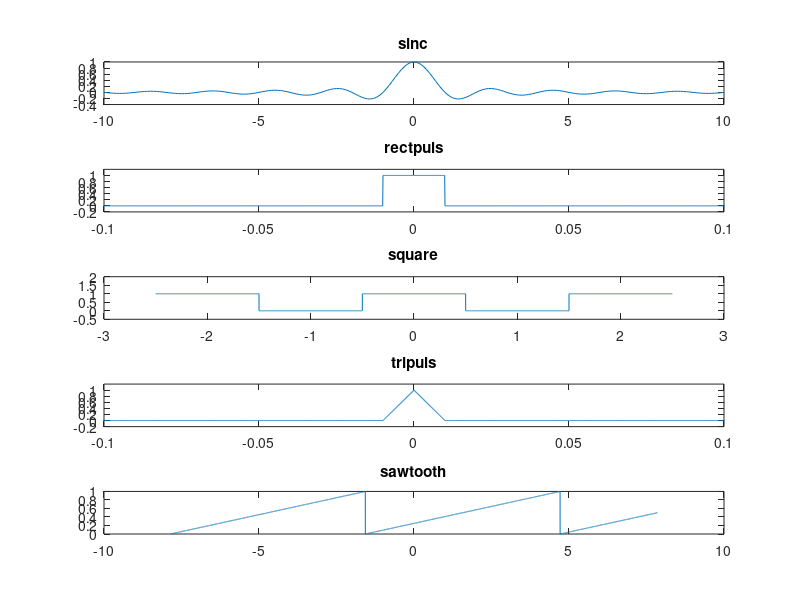

The MATLAB script that drew this image:
clear all
clc

t=-10:0.1:10
y=sinc(t)
subplot(5,1,1)
plot(t,y)
title('sinc')

fs = 10000
t = -1:1/fs:1
y = rectpuls(t,20e-3)
subplot(5,1,2)
plot(t,y)
axis([-0.1 0.1 -0.2 1.2])
title("rectpuls")

t=-2.5*pi:0.001:2.5*pi
y=square(t+pi/2,50)/2+0.5
subplot(5,1,3)
plot(t/pi,y)
title('square')
ylim([-0.5,2])

fs = 10000
t = -1:1/fs:1
y = tripuls(t,20e-3)
subplot(5,1,4)
plot(t,y)
axis([-0.1 0.1 -0.2 1.2])
title("tripuls")

t=-2.5*pi:0.001:2.5*pi
y=sawtooth(t+pi/2)/2+0.5
subplot(5,1,5)
plot(t,y)
title("sawtooth")
